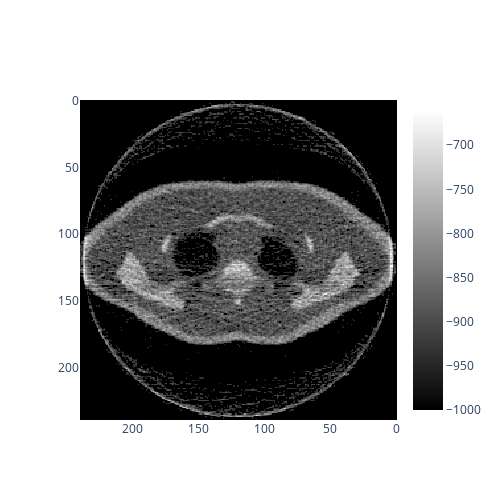

The cell this chart's notebook holds for it:
### Markdown cell above
## 8.5. Export to DICOM

### Code cell
import Radiography_Library as RadLib

csv_slices = '/Users/miguelcomett/GEANT4/G4_MedX/CT/Slices/'

mu_water = 0.26748 # 40kev
mu_water = 0.18443 # 80kev
air_tolerance = -950

HU_images = RadLib.CoefficientstoHU(csv_slices, mu_water, air_tolerance)


directory = '/Users/miguelcomett/GEANT4/G4_MedX/CT/DICOMs'
size_y = 480 # height of sample in mm
compressed = False

RadLib.Export_to_Dicom(HU_images, size_y, directory, compressed)

### Figure 1 — Plotly figure (JSON) as saved in the notebook; plotly's stock layout.template omitted (floating-point values rounded to 4 significant figures; data arrays with more than 128 entries replaced by an {"elided": "..."} marker saying what was removed)
{"data": [{"colorscale": [[0, "black"], [1, "white"]], "type": "heatmap", "z": {"elided": "240x240 int values"}}], "layout": {"height": 500, "width": 500, "xaxis": {"autorange": "reversed"}, "yaxis": {"autorange": "reversed"}}}
